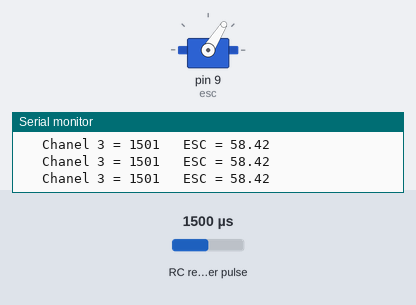
Recording of a sketch running on a simulated Arduino Uno, built with avr-gcc and run on an emulated ATmega328P. On the bench: servo, the last lines printed to the serial monitor. Wiring (inferred from the names in the program): RC receiver channel: data pin 15. Inputs (shaded band) come from the test bench; at power-on: RC receiver pulse 1500 µs.

Above: at 11.2 s.
11.3 s: RC receiver pulse (sensor on pin 15) set to 1020 µs
At 12.6 s:
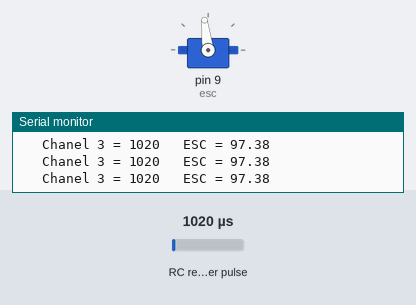
12.9 s: RC receiver pulse (sensor on pin 15) set to 1250 µs
At 13.5 s:
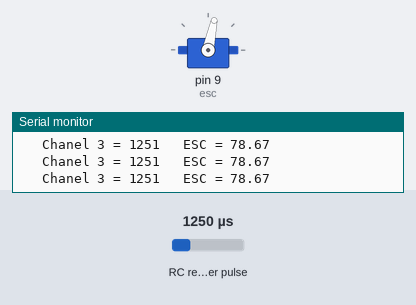
14.4 s: RC receiver pulse (sensor on pin 15) set to 1500 µs
At 15.2 s:
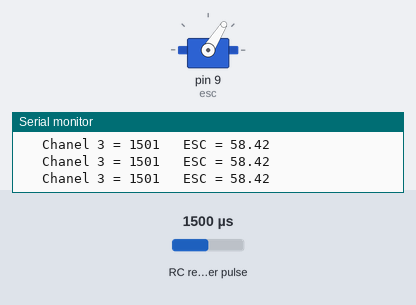
Timing chart, 0 to 17.4 s (numbered marks = the images above; inputs shaded):
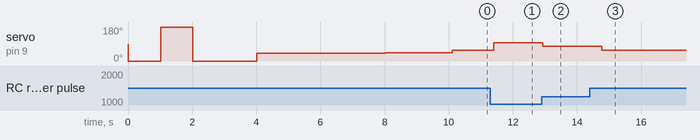

Measured:
- after the input at 11.3 s, servo on pin 9 (esc): 58° → 97° after 0.11 s
- after the input at 12.9 s, servo on pin 9 (esc): 97° → 78° at once
- after the input at 14.4 s, servo on pin 9 (esc): 78° → 58° after 0.37 s

The sketch:

Brushless.ino
```cpp
#include <Servo.h>
Servo esc;   // Création de l'objet permettant le contrôle de l'ESC
float ESC = 0;


int V_chanel_3 = 0;
int chanel_3 = 15;
int lecture= 0;

void setup() {
  // put your setup code here, to run once:
   Serial.begin(115200);
   pinMode(chanel_3, INPUT);
   esc.attach(9); // On attache l'ESC au port numérique 9 (port PWM obligatoire)
   delay(15);


   // Initialisation de l'ESC
   //  (certains ESC ont besoin d'une "procédure d'initialisation"
   //   pour devenir opérationnels - voir notice)
   Serial.println(" Initialisation ESC ");
   esc.write(0);
   delay(1000);
   esc.write(180);
   delay(1000);
   esc.write(0);
  delay(2000);

   Serial.println(" ESC = 40");
   esc.write(40);            //
   delay(4000);
   Serial.println(" ESC = 45");
   esc.write(45);            //
   delay(2000);
}

void loop() {
// si on dépasse le temps d'attente 3ms, PulseIn renvoit la valeur 0 qu'il ne faut pas prendre en compte

lecture = pulseIn(chanel_3, HIGH, 3000);
if (lecture >0) {
  V_chanel_3=lecture;
}
delay(10);
Serial.print("   Chanel 3 = ");
Serial.print(V_chanel_3);

ESC = (-0.081*V_chanel_3)+180;
Serial.print("   ESC = ");
Serial.println(ESC);


if ((ESC >40)&(ESC<110)){
     esc.write(ESC);  }

}
```
